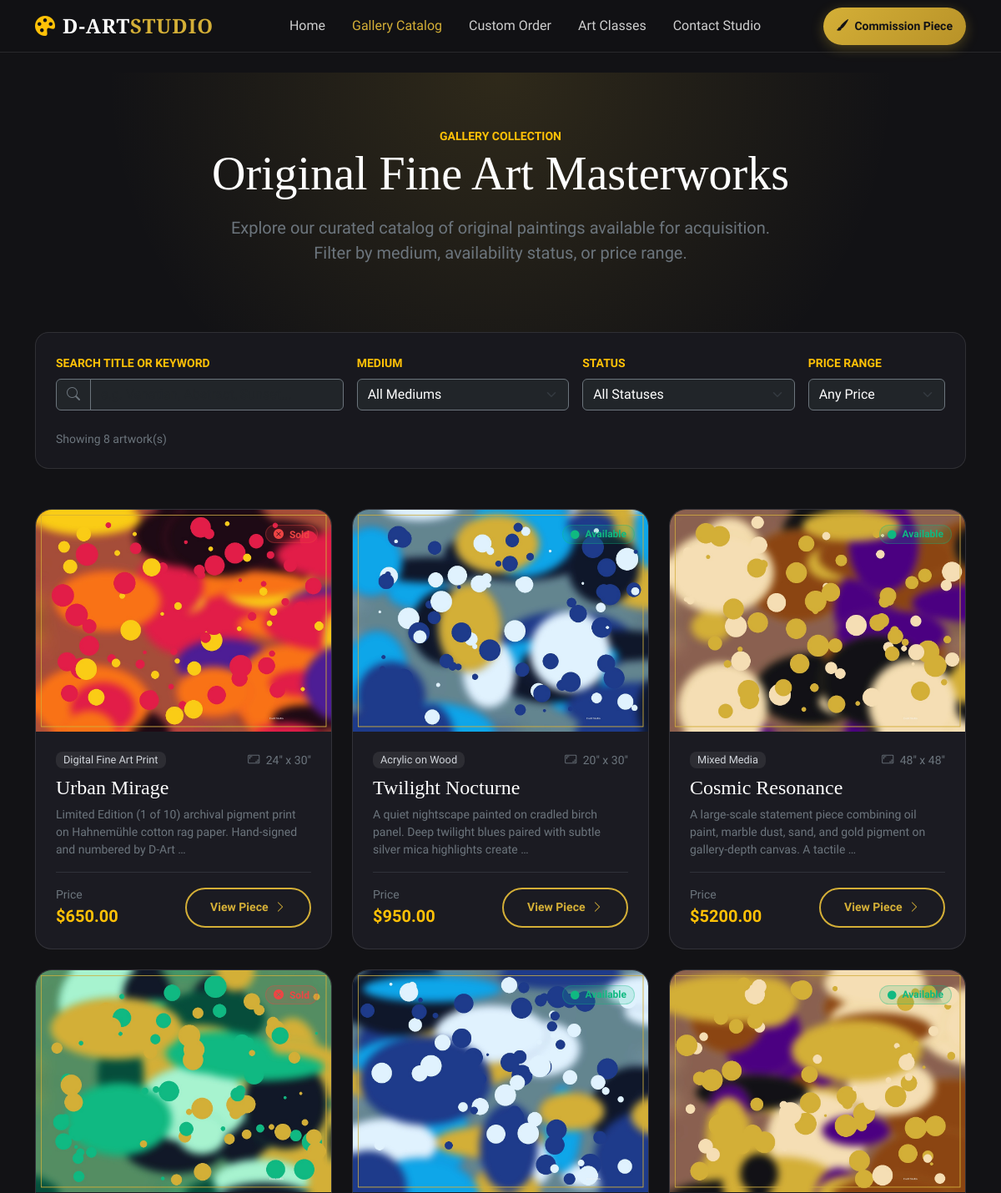
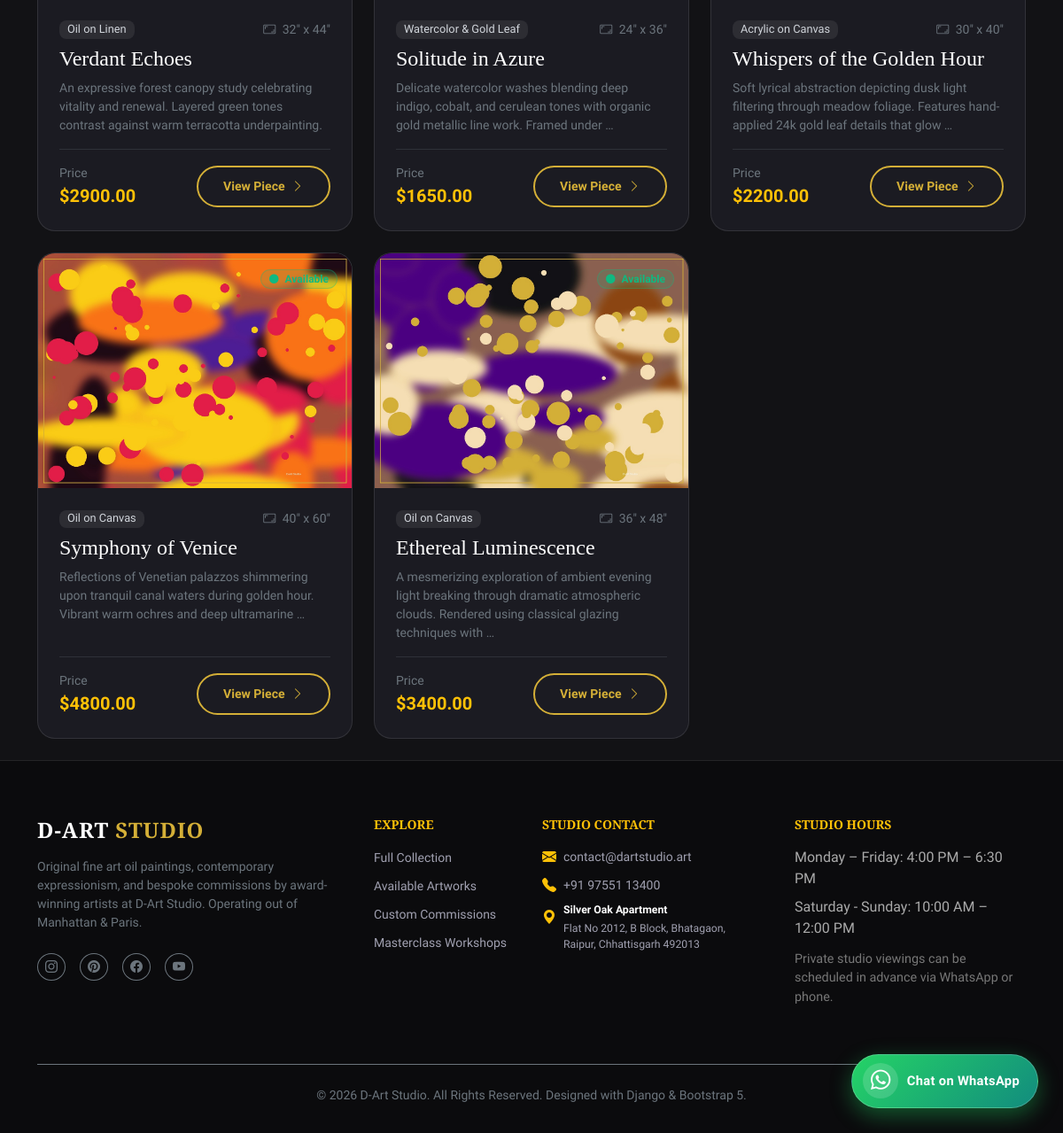
Page /gallery/ on the committed database (2 pictures, top to bottom).
### gallery/models.py (models this page shows, shortened)
class Artwork(models.Model):
    title = models.CharField(max_length=200)
    slug = models.SlugField(unique=True, max_length=200, blank=True)
    image = models.ImageField(upload_to='artworks/')
    medium = models.CharField(max_length=100, help_text="e.g. Oil on Canvas, Acrylic, Watercolor, Digital Art")
    dimensions = models.CharField(max_length=100, help_text="e.g. 24\" x 36\" or 60cm x 90cm")
    price = models.DecimalField(max_digits=10, decimal_places=2)
    description = models.TextField(blank=True, help_text="Detailed story or background of the artwork")
    year_created = models.PositiveIntegerField(default=2025)
    is_available = models.BooleanField(default=True)
    is_featured = models.BooleanField(default=False)
    created_at = models.DateTimeField(auto_now_add=True)
    class Meta:
        ordering = ['-created_at']

### gallery/views.py (the view)
# urls.py: path('gallery/', views.GalleryListView.as_view(), name='gallery_list'),
class GalleryListView(ListView):
    model = Artwork
    template_name = 'gallery/gallery.html'
    context_object_name = 'artworks'
    paginate_by = 12
    def get_queryset(self):
        queryset = Artwork.objects.all()
        medium = self.request.GET.get('medium')
        if medium and medium != 'all':
            queryset = queryset.filter(medium__iexact=medium)
        availability = self.request.GET.get('availability')
        if availability == 'available':
            queryset = queryset.filter(is_available=True)
        elif availability == 'sold':
            queryset = queryset.filter(is_available=False)
        price_range = self.request.GET.get('price_range')
        if price_range == 'under-1000':
            queryset = queryset.filter(price__lt=1000)
        elif price_range == '1000-2500':
            queryset = queryset.filter(price__gte=1000, price__lte=2500)
        elif price_range == 'over-2500':
            queryset = queryset.filter(price__gt=2500)
        query = self.request.GET.get('q')
        if query:
            queryset = queryset.filter(
                Q(title__icontains=query) |
                Q(description__icontains=query) |
                Q(medium__icontains=query)
            )
        return queryset
    def get_context_data(self, **kwargs):
        context = super().get_context_data(**kwargs)
        context['mediums'] = Artwork.objects.values_list('medium', flat=True).distinct()
        context['selected_medium'] = self.request.GET.get('medium', 'all')
        context['selected_availability'] = self.request.GET.get('availability', 'all')
        context['selected_price'] = self.request.GET.get('price_range', 'all')
        context['search_query'] = self.request.GET.get('q', '')
        return context

### gallery/templates/gallery/gallery.html (shortened to what this page needs)
{% extends 'gallery/base.html' %}
{% load static %}
{% block content %}
<section class="py-5 text-white position-relative" style="background: radial-gradient(circle at 50% 0%, rgba(212, 175, 55, 0.15) 0%, transparent 70%);">
    <div class="container text-center py-3">
        <span class="text-warning text-uppercase fw-bold tracking-wider small">Gallery Collection</span>
        <h1 class="display-4 font-serif text-white mb-3">Original Fine Art Masterworks</h1>
        <p class="lead text-secondary mx-auto" style="max-width: 650px;">
            Explore our curated catalog of original paintings available for acquisition. Filter by medium, availability status, or price range.
        </p>
    </div>
</section>
<section class="pb-4">
    <div class="container">
        <div class="glass-panel p-4 mb-5">
            <form method="GET" action="{% url 'gallery:gallery_list' %}" class="row g-3 align-items-end">
                <div class="col-lg-4 col-md-6">
                    <label for="q" class="form-label text-warning small text-uppercase fw-semibold">Search Title or Keyword</label>
                    <div class="input-group">
                        <span class="input-group-text bg-dark border-secondary text-secondary"><i class="bi bi-search"></i></span>
                        <input type="text" id="q" name="q" class="form-control bg-dark border-secondary text-white" placeholder="e.g. Venetian, Abstract, Sunset..." value="{{ search_query }}">
                    </div>
                </div>
                <div class="col-lg-3 col-md-6">
                    <label for="medium" class="form-label text-warning small text-uppercase fw-semibold">Medium</label>
                    <select id="medium" name="medium" class="form-select bg-dark border-secondary text-white" onchange="this.form.submit()">
                        <option value="all" {% if selected_medium == 'all' %}selected{% endif %}>All Mediums</option>
                    </select>
                </div>
                <div class="col-lg-3 col-md-6">
                    <label for="availability" class="form-label text-warning small text-uppercase fw-semibold">Status</label>
                    <select id="availability" name="availability" class="form-select bg-dark border-secondary text-white" onchange="this.form.submit()">
                        <option value="all" {% if selected_availability == 'all' %}selected{% endif %}>All Statuses</option>
                    </select>
                </div>
                <div class="col-lg-2 col-md-6">
                    <label for="price_range" class="form-label text-warning small text-uppercase fw-semibold">Price Range</label>
                    <select id="price_range" name="price_range" class="form-select bg-dark border-secondary text-white" onchange="this.form.submit()">
                        <option value="all" {% if selected_price == 'all' %}selected{% endif %}>Any Price</option>
                    </select>
                </div>
                <div class="col-12 d-flex justify-content-between align-items-center pt-2">
                    <small class="text-secondary">
                        Showing {{ page_obj.paginator.count }} artwork(s)
                    </small>
                </div>
            </form>
        </div>
        <div class="row g-4">
            {% for artwork in artworks %}
                <div class="col-lg-4 col-md-6">
                    <div class="art-card">
                        <div class="art-card-img-wrapper">
                            <img src="{{ artwork.image.url }}" alt="{{ artwork.title }}" loading="lazy">
                            <div class="position-absolute top-0 end-0 p-3">
                                {% if artwork.is_available %}
                                    <span class="badge badge-available"><i class="bi bi-circle-fill me-1 small"></i> Available</span>
                                {% else %}
                                    <span class="badge badge-sold"><i class="bi bi-x-circle-fill me-1"></i> Sold</span>
                                {% endif %}
                            </div>
                        </div>
                        <div class="art-card-body">
                            <div class="d-flex justify-content-between align-items-center mb-2">
                                <span class="badge badge-medium">{{ artwork.medium }}</span>
                                <span class="text-secondary small"><i class="bi bi-aspect-ratio me-1"></i> {{ artwork.dimensions }}</span>
                            </div>
                            <h3 class="font-serif text-white mb-2 fs-4">
                                <a href="{% url 'gallery:artwork_detail' artwork.slug %}" class="text-white text-decoration-none hover-gold">{{ artwork.title }}</a>
                            </h3>
                            <p class="text-secondary small mb-3 flex-grow-1">
                                {{ artwork.description|truncatewords:18 }}
                            </p>
                            <div class="d-flex justify-content-between align-items-center pt-3 border-top border-secondary border-opacity-25">
                                <div>
                                    <small class="text-secondary d-block">Price</small>
                                    <span class="fs-5 fw-bold text-warning">${{ artwork.price|floatformat:2 }}</span>
                                </div>
                                <a href="{% url 'gallery:artwork_detail' artwork.slug %}" class="btn btn-outline-gold btn-sm">
                                    View Piece <i class="bi bi-chevron-right ms-1"></i>
                                </a>
                            </div>
                        </div>
                    </div>
                </div>
            {% endfor %}
        </div>
    </div>
</section>
{% endblock %}

### gallery/templates/gallery/base.html (shortened to what this page needs)
{% load static %}
<!DOCTYPE html>
<html lang="en">
<head>
    <link href="https://cdn.jsdelivr.net/npm/bootstrap@5.3.3/dist/css/bootstrap.min.css" rel="stylesheet">
    <link rel="stylesheet" href="https://cdn.jsdelivr.net/npm/bootstrap-icons@1.11.3/font/bootstrap-icons.min.css">
    <link rel="stylesheet" href="{% static 'gallery/css/style.css' %}">
</head>
<body class="d-flex flex-column min-vh-100">
    <nav class="navbar navbar-expand-lg sticky-top glass-nav navbar-dark">
        <div class="container">
            <a class="navbar-brand d-flex align-items-center" href="{% url 'gallery:home' %}">
                <i class="bi bi-palette-fill me-2 text-warning"></i>
                D-ART <span>STUDIO</span>
            </a>
            <div class="collapse navbar-collapse" id="navbarContent">
                <ul class="navbar-nav mx-auto mb-2 mb-lg-0">
                    <li class="nav-item">
                        <a class="nav-link {% if request.resolver_match.url_name == 'home' %}active{% endif %}" href="{% url 'gallery:home' %}">Home</a>
                    </li>
                    <li class="nav-item">
                        <a class="nav-link {% if request.resolver_match.url_name == 'gallery_list' or request.resolver_match.url_name == 'artwork_detail' %}active{% endif %}" href="{% url 'gallery:gallery_list' %}">Gallery Catalog</a>
                    </li>
                    <li class="nav-item">
                        <a class="nav-link {% if request.resolver_match.url_name == 'commission' %}active{% endif %}" href="{% url 'gallery:commission' %}">Custom Order</a>
                    </li>
                    <li class="nav-item">
                        <a class="nav-link {% if request.resolver_match.url_name == 'classes_list' %}active{% endif %}" href="{% url 'gallery:classes_list' %}">Art Classes</a>
                    </li>
                    <li class="nav-item">
                        <a class="nav-link {% if request.resolver_match.url_name == 'contact' %}active{% endif %}" href="{% url 'gallery:contact' %}">Contact Studio</a>
                    </li>
                </ul>
                <div class="d-flex align-items-center gap-2">
                    <a href="{% url 'gallery:commission' %}" class="btn btn-gold btn-sm px-3">
                        <i class="bi bi-brush-fill me-1"></i> Commission Piece
                    </a>
                </div>
            </div>
        </div>
    </nav>
    <main class="flex-grow-1">
        {% block content %}{% endblock %}
    </main>
    <footer>
        <div class="container">
            <div class="row g-4 mb-5">
                <div class="col-lg-4 col-md-6">
                    <h5 class="navbar-brand fs-4 mb-3">D-ART <span>STUDIO</span></h5>
                    <p class="text-secondary small mb-4">
                        Original fine art oil paintings, contemporary expressionism, and bespoke commissions by award-winning artists at D-Art Studio. Operating out of Manhattan & Paris.
                    </p>
                    <div class="d-flex gap-3">
                        <a href="#" class="btn btn-outline-secondary btn-sm rounded-circle" aria-label="Instagram"><i class="bi bi-instagram"></i></a>
                        <a href="#" class="btn btn-outline-secondary btn-sm rounded-circle" aria-label="Pinterest"><i class="bi bi-pinterest"></i></a>
                        <a href="#" class="btn btn-outline-secondary btn-sm rounded-circle" aria-label="Facebook"><i class="bi bi-facebook"></i></a>
                        <a href="#" class="btn btn-outline-secondary btn-sm rounded-circle" aria-label="YouTube"><i class="bi bi-youtube"></i></a>
                    </div>
                </div>
                <div class="col-lg-2 col-md-6">
                    <h6 class="text-uppercase text-warning fw-bold mb-3 small">Explore</h6>
                    <ul class="list-unstyled">
                        <li class="mb-2"><a href="{% url 'gallery:gallery_list' %}" class="footer-link small">Full Collection</a></li>
                        <li class="mb-2"><a href="{% url 'gallery:gallery_list' %}?availability=available" class="footer-link small">Available Artworks</a></li>
                        <li class="mb-2"><a href="{% url 'gallery:commission' %}" class="footer-link small">Custom Commissions</a></li>
                        <li class="mb-2"><a href="{% url 'gallery:classes_list' %}" class="footer-link small">Masterclass Workshops</a></li>
                    </ul>
                </div>
                <div class="col-lg-3 col-md-6">
                    <h6 class="text-uppercase text-warning fw-bold mb-3 small">Studio Contact</h6>
                    <div class="d-flex align-items-center mb-2">
                        <i class="bi bi-envelope-fill text-warning me-2 flex-shrink-0"></i>
                        <a href="mailto:contact@dartstudio.art" class="footer-link small text-truncate">contact@dartstudio.art</a>
                    </div>
                    <div class="d-flex align-items-center mb-2">
                        <i class="bi bi-telephone-fill text-warning me-2 flex-shrink-0"></i>
                        <a href="tel:9755113400" class="footer-link small">+91 97551 13400</a>
                    </div>
                    <div class="d-flex align-items-start mt-2">
                        <i class="bi bi-geo-alt-fill text-warning me-2 mt-1 flex-shrink-0"></i>
                        <div class="text-secondary small lh-sm">
                            <a href="https://maps.app.goo.gl/DHDfNzAGShf5fGHV7" target="_blank" rel="noopener noreferrer" class="footer-link small">
                                <span class="text-white fw-semibold d-block mb-1">Silver Oak Apartment</span>
                                Flat No 2012, B Block, Bhatagaon,<br>Raipur, Chhattisgarh 492013
                            </a>
                        </div>
                    </div>
                </div>
                <div class="col-lg-3 col-md-6">
                    <h6 class="text-uppercase text-warning fw-bold mb-3 small">Studio Hours</h6>
                    <p style="color: #aaa; margin-bottom: 8px;">Monday – Friday: 4:00 PM – 6:30 PM</p>
                    <p style="color: #aaa; margin-bottom: 12px;">Saturday - Sunday: 10:00 AM – 12:00 PM</p>
                    <p style="color: #777; font-size: 0.9em;">Private studio viewings can be scheduled in advance via WhatsApp or phone.</p>
                </div>
            </div>
            <div class="border-top border-secondary pt-4 text-center">
                <p class="text-secondary small mb-0">&copy; 2026 D-Art Studio. All Rights Reserved. Designed with Django & Bootstrap 5.</p>
            </div>
        </div>
    </footer>
    <a href="https://wa.me/919755113400?text=Hello%20D-Art%20Studio!%20I%20am%20interested%20in%20an%20artwork%20inquiry."
       target="_blank"
       rel="noopener noreferrer"
       class="whatsapp-float-btn"
       aria-label="Chat with D-Art Studio on WhatsApp"
       title="Chat on WhatsApp with D-Art Studio">
        <div class="whatsapp-icon-wrapper">
            <i class="bi bi-whatsapp"></i>
        </div>
        <span class="whatsapp-label">Chat on WhatsApp</span>
    </a>
</body>
</html>

### rows in the picture
Artwork: image (picture), is_available False (drawn), medium "Digital Fine Art Print", dimensions "24\" x 30\"", title "Urban Mirage", description "Limited Edition (1 of 10) archival pigment print on Hahnemühle cotton rag paper. Hand-signed and numbered by D-Art …", price "650.00"
Artwork: image (picture), is_available True (drawn), medium "Acrylic on Wood", dimensions "20\" x 30\"", title "Twilight Nocturne", description "A quiet nightscape painted on cradled birch panel. Deep twilight blues paired with subtle silver mica highlights create …", price "950.00"
Artwork: image (picture), is_available True (drawn), medium "Mixed Media", dimensions "48\" x 48\"", title "Cosmic Resonance", description "A large-scale statement piece combining oil paint, marble dust, sand, and gold pigment on gallery-depth canvas. A tactile …", price "5200.00"
Artwork: image (picture), is_available False (drawn), medium "Oil on Linen", dimensions "32\" x 44\"", title "Verdant Echoes", description "An expressive forest canopy study celebrating vitality and renewal. Layered green tones contrast against warm terracotta underpainting.", price "2900.00"
Artwork: image (picture), is_available True (drawn), medium "Watercolor & Gold Leaf", dimensions "24\" x 36\"", title "Solitude in Azure", description "Delicate watercolor washes blending deep indigo, cobalt, and cerulean tones with organic gold metallic line work. Framed under …", price "1650.00"
Artwork: image (picture), is_available True (drawn), medium "Acrylic on Canvas", dimensions "30\" x 40\"", title "Whispers of the Golden Hour", description "Soft lyrical abstraction depicting dusk light filtering through meadow foliage. Features hand-applied 24k gold leaf details that glow …", price "2200.00"
Artwork: image (picture), is_available True (drawn), medium "Oil on Canvas", dimensions "40\" x 60\"", title "Symphony of Venice", description "Reflections of Venetian palazzos shimmering upon tranquil canal waters during golden hour. Vibrant warm ochres and deep ultramarine …", price "4800.00"
Artwork: image (picture), is_available True (drawn), medium "Oil on Canvas", dimensions "36\" x 48\"", title "Ethereal Luminescence", description "A mesmerizing exploration of ambient evening light breaking through dramatic atmospheric clouds. Rendered using classical glazing techniques with …", price "3400.00"

### other values in the picture
{{ page_obj.paginator.count }} "8"
